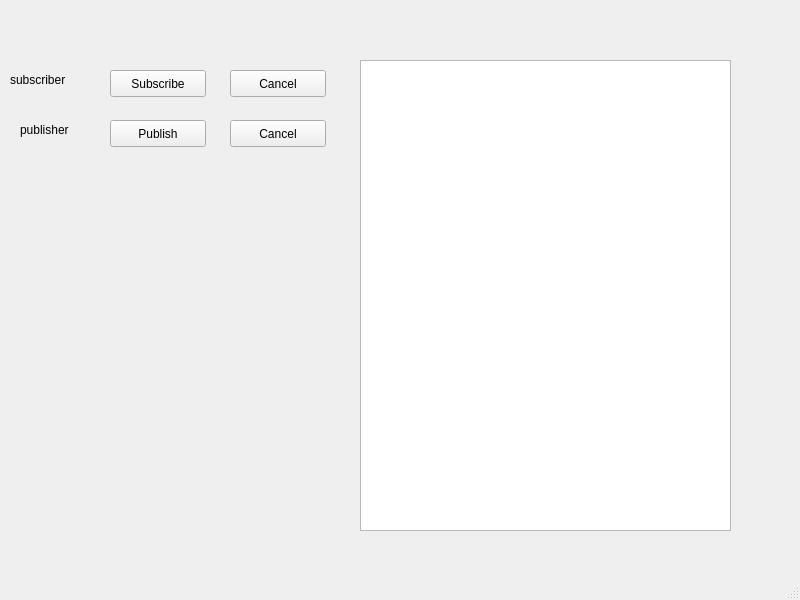
<?xml version="1.0" encoding="UTF-8"?>
<ui version="4.0">
 <class>MainWindow</class>
 <widget class="QMainWindow" name="MainWindow">
  <property name="geometry">
   <rect>
    <x>0</x>
    <y>0</y>
    <width>800</width>
    <height>600</height>
   </rect>
  </property>
  <property name="windowTitle">
   <string>MainWindow</string>
  </property>
  <widget class="QWidget" name="centralwidget">
   <widget class="QPushButton" name="btn_subscriber">
    <property name="geometry">
     <rect>
      <x>110</x>
      <y>70</y>
      <width>96</width>
      <height>27</height>
     </rect>
    </property>
    <property name="text">
     <string>Subscribe</string>
    </property>
   </widget>
   <widget class="QPushButton" name="btn_sub_cancel">
    <property name="geometry">
     <rect>
      <x>230</x>
      <y>70</y>
      <width>96</width>
      <height>27</height>
     </rect>
    </property>
    <property name="text">
     <string>Cancel</string>
    </property>
   </widget>
   <widget class="QPushButton" name="btn_publisher">
    <property name="geometry">
     <rect>
      <x>110</x>
      <y>120</y>
      <width>96</width>
      <height>27</height>
     </rect>
    </property>
    <property name="text">
     <string>Publish</string>
    </property>
   </widget>
   <widget class="QPushButton" name="btn_pub_cancel">
    <property name="geometry">
     <rect>
      <x>230</x>
      <y>120</y>
      <width>96</width>
      <height>27</height>
     </rect>
    </property>
    <property name="text">
     <string>Cancel</string>
    </property>
   </widget>
   <widget class="QLabel" name="lbl_sub">
    <property name="geometry">
     <rect>
      <x>10</x>
      <y>70</y>
      <width>81</width>
      <height>19</height>
     </rect>
    </property>
    <property name="text">
     <string>subscriber</string>
    </property>
   </widget>
   <widget class="QLabel" name="lbl_pub">
    <property name="geometry">
     <rect>
      <x>20</x>
      <y>120</y>
      <width>69</width>
      <height>19</height>
     </rect>
    </property>
    <property name="text">
     <string>publisher</string>
    </property>
   </widget>
   <widget class="QListWidget" name="msg_list">
    <property name="geometry">
     <rect>
      <x>360</x>
      <y>60</y>
      <width>371</width>
      <height>471</height>
     </rect>
    </property>
   </widget>
  </widget>
  <widget class="QMenuBar" name="menubar">
   <property name="geometry">
    <rect>
     <x>0</x>
     <y>0</y>
     <width>800</width>
     <height>27</height>
    </rect>
   </property>
  </widget>
  <widget class="QStatusBar" name="statusbar"/>
 </widget>
 <resources/>
 <connections/>
</ui>
